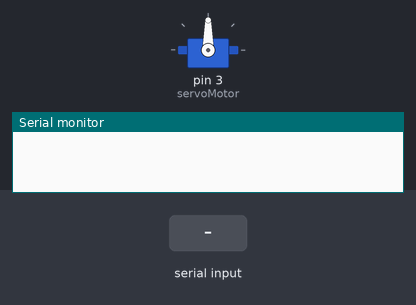
A sketch run on a simulated Arduino Uno, built with avr-gcc and run on an emulated ATmega328P. On the bench: servo, the last lines printed to the serial monitor. The test bench sets the inputs (shaded band).

Above: at 1.2 s.
1.3 s: "30,150\n" received over Serial
At 2.1 s:
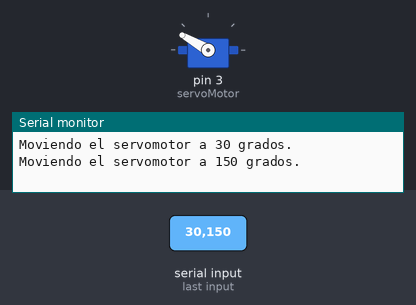
At 3.4 s:
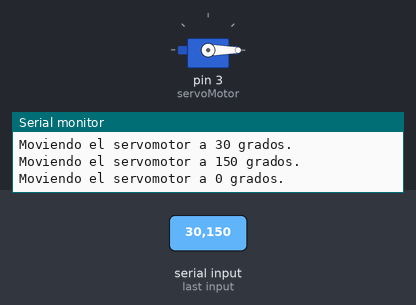
3.8 s: "90,45\n" received over Serial
At 4.3 s:
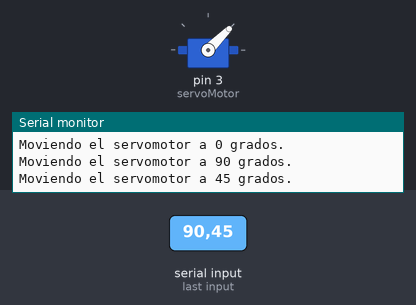
Timing chart, 0 to 6.8 s (numbered marks = the images above; inputs shaded):
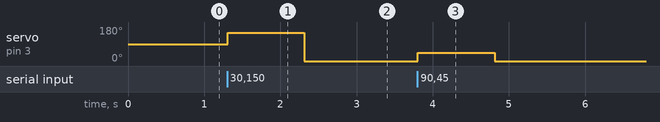

Measured:
- after the input at 1.3 s, servo on pin 3 (servoMotor): 90° → 150° at once, → 0° 1.0 s later
- after the input at 3.8 s, servo on pin 3 (servoMotor): 0° → 45° at once, → 0° 1.0 s later

The sketch:

servoMotor.ino
```cpp
#include <Servo.h>

Servo servoMotor;

void setup() {
  servoMotor.attach(3);
  Serial.begin(9600);
}

void loop() {
  if (Serial.available() > 0) {
    int degrees = Serial.parseInt();
    if (degrees >= 0 && degrees <= 180) {
      servoMotor.write(degrees);
      Serial.println("Moviendo el servomotor a " + String(degrees) + " grados.");
    } else {
      Serial.println("Los grados deben estar en el rango de 0 a 180.");
    }
  }
}
```
